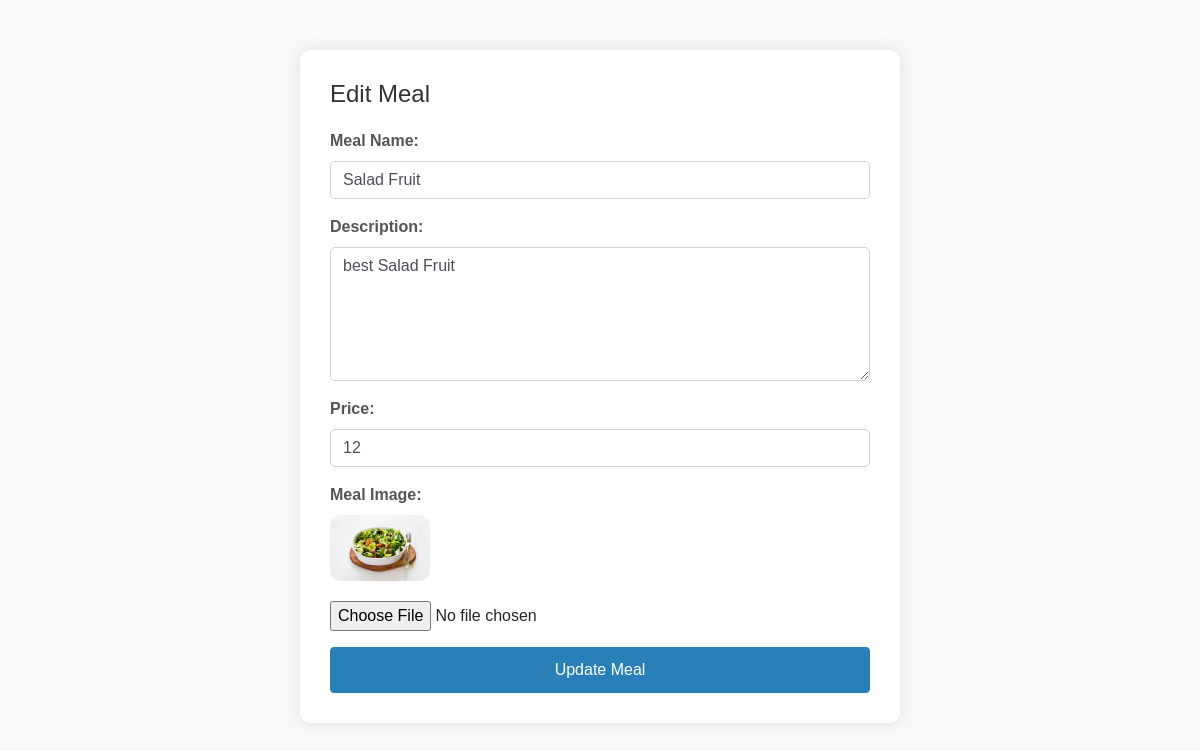
The app's page /Models/edit/edit_meal.php?id=14 (signed in) with its own data.
### tables this page shows
CREATE TABLE `meals` (
  `id` int(11) NOT NULL,
  `img` varchar(255) NOT NULL,
  `name` varchar(50) NOT NULL,
  `discretion` varchar(255) NOT NULL,
  `categorie` int(11) NOT NULL,
  `prix` varchar(25) NOT NULL,
  `id_from_admin` int(50) NOT NULL
);

### Models/edit/edit_meal.php (the view, shortened to what this page needs)
<?php
include '../Config/config.php';
if (isset($_GET['id'])) {
    $id_meal = $_GET['id'];
    $sql = "SELECT * FROM meals WHERE id = $id_meal";
    $result = mysqli_query($conn, $sql);
    $meal = mysqli_fetch_assoc($result);
    if ($meal) {
        $name = $meal['name'];
        $description = $meal['discretion'];
        $price = $meal['prix'];
        $img = $meal['img'];
    } else {
        echo "Meal not found!";
        exit;
    }
}
?>
<!DOCTYPE html>
<html lang="en">
<head>
    <link rel="stylesheet" href="https://stackpath.bootstrapcdn.com/bootstrap/4.5.2/css/bootstrap.min.css">
</head>
<body>
    <div class="container">
        <h1>Edit Meal</h1>
        <form action="" method="POST" enctype="multipart/form-data">
            <div class="form-group">
                <label for="name">Meal Name:</label>
                <input type="text" id="name" name="name" class="form-control" value="<?php echo $name; ?>" required>
            </div>
            <div class="form-group">
                <label for="description">Description:</label>
                <textarea id="description" name="description" class="form-control" rows="5" required><?php echo $description; ?></textarea>
            </div>
            <div class="form-group">
                <label for="price">Price:</label>
                <input type="number" id="price" name="price" class="form-control" value="<?php echo $price; ?>" required>
            </div>
            <div class="form-group">
                <label for="image">Meal Image:</label><br>
                <img src="../../Views/assets/img/meals/<?php echo $img; ?>" id="meal-image-preview" class="meal-image" alt="Meal Image">
                <input type="file" id="image" name="image" class="form-control-file" onchange="previewImage(event)">
            </div>
            <button type="submit" name="update" class="btn btn-primary">Update Meal</button>
        </form>
    </div>
</body>
</html>

### Models/edit/edit_meal.php (style rules this page uses)
body { background-color: #f8f9fa; font-family: 'Arial', sans-serif; }
.container { max-width: 600px; margin-top: 50px; background-color: #fff; padding: 30px; border-radius: 10px; box-shadow: 0px 0px 15px rgba(0, 0, 0, 0.1); }
.btn-primary { background-color: #2980b9; border-color: #2980b9; }
h1 { font-size: 24px; color: #333; margin-bottom: 20px; }
label { font-weight: bold; color: #555; }
.form-control { border-radius: 5px; margin-bottom: 15px; }
.btn { width: 100%; padding: 10px; font-size: 16px; }
.meal-image { max-width: 100px; border-radius: 10px; margin-bottom: 20px; }

### records on screen
meals: name "Salad Fruit", description "best Salad Fruit", price "12", img (picture)
